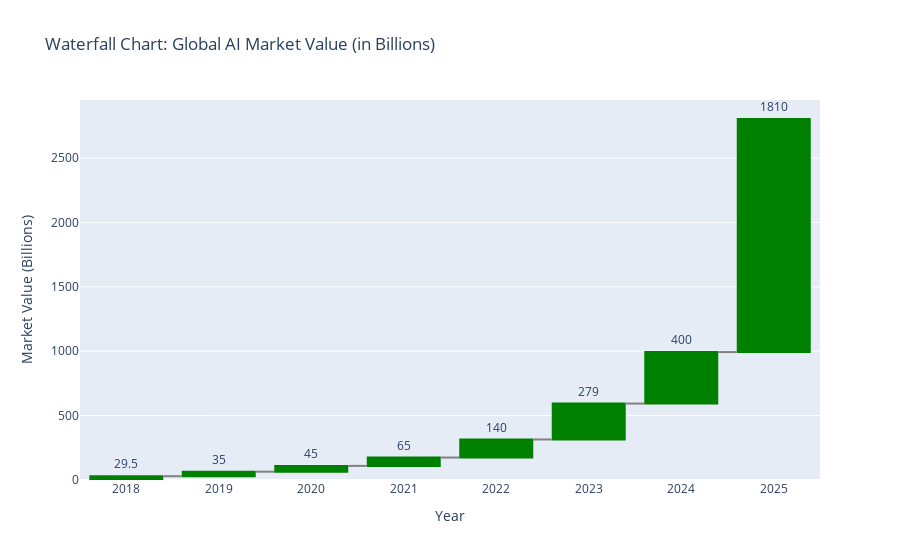

The cell this chart's notebook holds for it:
### Code cell
# Ensure 'Global AI Market Value (in Billions)' is in float
if df['Global AI Market Value(in Billions)'].dtype == 'object':
    df['Global AI Market Value(in Billions)'] = df['Global AI Market Value(in Billions)'].astype(float)

# Create a Waterfall chart for 'Global AI Market Value (in Billions)'
fig = go.Figure(go.Waterfall(
    x=df['Year'],
    y=df['Global AI Market Value(in Billions)'],
    text=df['Global AI Market Value(in Billions)'],
    textposition="outside",
    decreasing={"marker": {"color": "red"}},
    increasing={"marker": {"color": "green"}},
    totals={"marker": {"color": "blue"}},
    connector={"line": {"color": "gray"}},
))

# Update layout
fig.update_layout(
    title="Waterfall Chart: Global AI Market Value (in Billions)",
    xaxis_title="Year",
    yaxis_title="Market Value (Billions)",
    showlegend=False
)

# Show the plot
fig.show()

### Figure 1 — Plotly figure (JSON) as saved in the notebook; plotly's stock layout.template omitted (floating-point values rounded to 4 significant figures)
{"data": [{"connector": {"line": {"color": "gray"}}, "decreasing": {"marker": {"color": "red"}}, "increasing": {"marker": {"color": "green"}}, "text": [29.5, 35, 45, 65, 140, 279, 400, 1810], "textposition": "outside", "totals": {"marker": {"color": "blue"}}, "type": "waterfall", "x": [2018, 2019, 2020, 2021, 2022, 2023, 2024, 2025], "y": [29.5, 35, 45, 65, 140, 279, 400, 1810]}], "layout": {"showlegend": false, "title": {"text": "Waterfall Chart: Global AI Market Value (in Billions)"}, "xaxis": {"title": {"text": "Year"}}, "yaxis": {"title": {"text": "Market Value (Billions)"}}}}
